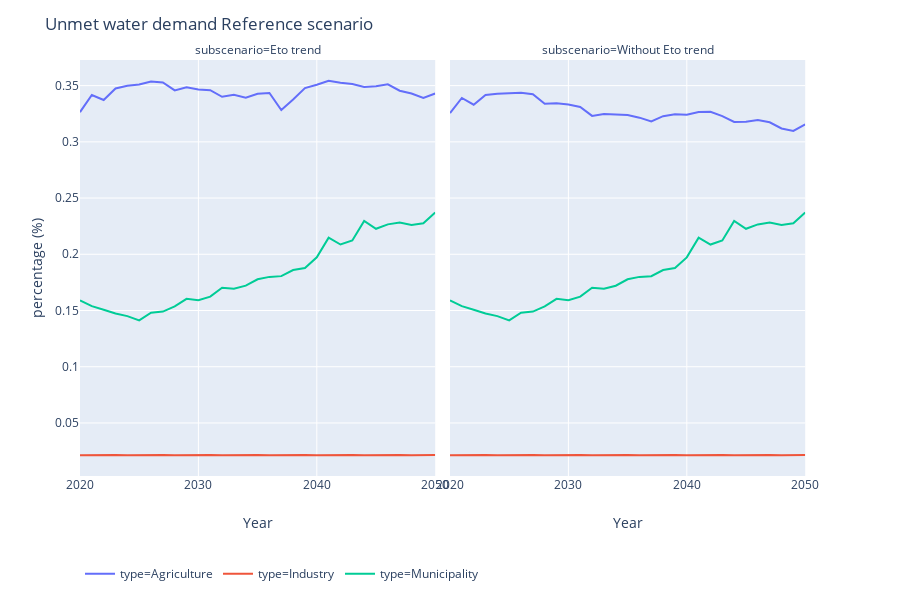

The cell this chart's notebook holds for it:
### Code cell
dff = df_all['Water_requirements']
dff_2 = df_all['Water_delivered']
dff = dff.groupby(['subscenario', 'scenario','type','Year']).sum()/1000000
dff_2 = dff_2.groupby(['subscenario', 'scenario','type','Year']).sum()/1000000

dff['water_delivered'] = dff.index.map(dff_2.value)

dff.reset_index(inplace=True)

dff['unmet_demand'] = (dff.value - dff.water_delivered) / dff.value

dff = dff.loc[dff.scenario=='Reference']

fig = px.line(dff, x="Year", y="unmet_demand", color='type', facet_col='subscenario')
fig.update_layout({'legend_orientation':'h'})
fig.update_layout({'title':'Unmet water demand Reference scenario','yaxis_title':'percentage (%)'})
fig.update_layout(legend=dict(x=0, y=-0.2))
fig.show()
fig.write_image('Unmet_demand.png', width=700, height=400, scale=4)

### Figure 1 — Plotly figure (JSON) as saved in the notebook; plotly's stock layout.template omitted (floating-point values rounded to 4 significant figures)
{"data": [{"hoverlabel": {"namelength": 0}, "hovertemplate": "type=Agriculture<br>subscenario=Eto trend<br>Year=%{x}<br>unmet_demand=%{y}", "legendgroup": "type=Agriculture", "line": {"color": "#636efa", "dash": "solid"}, "mode": "lines", "name": "type=Agriculture", "showlegend": true, "type": "scatter", "x": [2020, 2021, 2022, 2023, 2024, 2025, 2026, 2027, 2028, 2029, 2030, 2031, 2032, 2033, 2034, 2035, 2036, 2037, 2038, 2039, 2040, 2041, 2042, 2043, 2044, 2045, 2046, 2047, 2048, 2049, 2050], "xaxis": "x", "y": [0.3264, 0.3416, 0.3372, 0.3475, 0.3499, 0.351, 0.3537, 0.3528, 0.3457, 0.3485, 0.3466, 0.3459, 0.34, 0.3418, 0.3392, 0.3427, 0.3435, 0.3282, 0.3376, 0.3477, 0.3507, 0.3543, 0.3526, 0.3514, 0.3488, 0.3493, 0.3511, 0.3455, 0.343, 0.339, 0.343], "yaxis": "y"}, {"hoverlabel": {"namelength": 0}, "hovertemplate": "type=Agriculture<br>subscenario=Without Eto trend<br>Year=%{x}<br>unmet_demand=%{y}", "legendgroup": "type=Agriculture", "line": {"color": "#636efa", "dash": "solid"}, "mode": "lines", "name": "type=Agriculture", "showlegend": false, "type": "scatter", "x": [2020, 2021, 2022, 2023, 2024, 2025, 2026, 2027, 2028, 2029, 2030, 2031, 2032, 2033, 2034, 2035, 2036, 2037, 2038, 2039, 2040, 2041, 2042, 2043, 2044, 2045, 2046, 2047, 2048, 2049, 2050], "xaxis": "x2", "y": [0.3256, 0.339, 0.333, 0.3417, 0.3429, 0.3432, 0.3438, 0.3423, 0.3338, 0.3342, 0.3331, 0.331, 0.3231, 0.3248, 0.3241, 0.3238, 0.3215, 0.3182, 0.3228, 0.3246, 0.3242, 0.3266, 0.3268, 0.3229, 0.3176, 0.3178, 0.3193, 0.3174, 0.3119, 0.3097, 0.3156], "yaxis": "y2"}, {"hoverlabel": {"namelength": 0}, "hovertemplate": "type=Industry<br>subscenario=Eto trend<br>Year=%{x}<br>unmet_demand=%{y}", "legendgroup": "type=Industry", "line": {"color": "#EF553B", "dash": "solid"}, "mode": "lines", "name": "type=Industry", "showlegend": true, "type": "scatter", "x": [2020, 2021, 2022, 2023, 2024, 2025, 2026, 2027, 2028, 2029, 2030, 2031, 2032, 2033, 2034, 2035, 2036, 2037, 2038, 2039, 2040, 2041, 2042, 2043, 2044, 2045, 2046, 2047, 2048, 2049, 2050], "xaxis": "x", "y": [0.02131, 0.02152, 0.02152, 0.02152, 0.02131, 0.02152, 0.02152, 0.02152, 0.02131, 0.02152, 0.02152, 0.02152, 0.02131, 0.02152, 0.02152, 0.02152, 0.02131, 0.02152, 0.02152, 0.02152, 0.02131, 0.02152, 0.02152, 0.02152, 0.02131, 0.02152, 0.02152, 0.02152, 0.02131, 0.02152, 0.02152], "yaxis": "y"}, {"hoverlabel": {"namelength": 0}, "hovertemplate": "type=Industry<br>subscenario=Without Eto trend<br>Year=%{x}<br>unmet_demand=%{y}", "legendgroup": "type=Industry", "line": {"color": "#EF553B", "dash": "solid"}, "mode": "lines", "name": "type=Industry", "showlegend": false, "type": "scatter", "x": [2020, 2021, 2022, 2023, 2024, 2025, 2026, 2027, 2028, 2029, 2030, 2031, 2032, 2033, 2034, 2035, 2036, 2037, 2038, 2039, 2040, 2041, 2042, 2043, 2044, 2045, 2046, 2047, 2048, 2049, 2050], "xaxis": "x2", "y": [0.02131, 0.02152, 0.02152, 0.02152, 0.02131, 0.02152, 0.02152, 0.02152, 0.02131, 0.02152, 0.02152, 0.02152, 0.02131, 0.02152, 0.02152, 0.02152, 0.02131, 0.02152, 0.02152, 0.02152, 0.02131, 0.02152, 0.02152, 0.02152, 0.02131, 0.02152, 0.02152, 0.02152, 0.02131, 0.02152, 0.02152], "yaxis": "y2"}, {"hoverlabel": {"namelength": 0}, "hovertemplate": "type=Municipality<br>subscenario=Eto trend<br>Year=%{x}<br>unmet_demand=%{y}", "legendgroup": "type=Municipality", "line": {"color": "#00cc96", "dash": "solid"}, "mode": "lines", "name": "type=Municipality", "showlegend": true, "type": "scatter", "x": [2020, 2021, 2022, 2023, 2024, 2025, 2026, 2027, 2028, 2029, 2030, 2031, 2032, 2033, 2034, 2035, 2036, 2037, 2038, 2039, 2040, 2041, 2042, 2043, 2044, 2045, 2046, 2047, 2048, 2049, 2050], "xaxis": "x", "y": [0.1591, 0.1539, 0.1507, 0.1474, 0.145, 0.1412, 0.1481, 0.149, 0.1536, 0.1604, 0.1591, 0.1623, 0.1703, 0.1693, 0.1721, 0.1778, 0.1799, 0.1806, 0.186, 0.1877, 0.1973, 0.2148, 0.2087, 0.2123, 0.2296, 0.2227, 0.2266, 0.2282, 0.226, 0.2276, 0.2371], "yaxis": "y"}, {"hoverlabel": {"namelength": 0}, "hovertemplate": "type=Municipality<br>subscenario=Without Eto trend<br>Year=%{x}<br>unmet_demand=%{y}", "legendgroup": "type=Municipality", "line": {"color": "#00cc96", "dash": "solid"}, "mode": "lines", "name": "type=Municipality", "showlegend": false, "type": "scatter", "x": [2020, 2021, 2022, 2023, 2024, 2025, 2026, 2027, 2028, 2029, 2030, 2031, 2032, 2033, 2034, 2035, 2036, 2037, 2038, 2039, 2040, 2041, 2042, 2043, 2044, 2045, 2046, 2047, 2048, 2049, 2050], "xaxis": "x2", "y": [0.1591, 0.1539, 0.1507, 0.1474, 0.145, 0.1412, 0.1481, 0.149, 0.1536, 0.1604, 0.1591, 0.1623, 0.1703, 0.1693, 0.1721, 0.1778, 0.1799, 0.1806, 0.186, 0.1877, 0.1972, 0.2148, 0.2086, 0.2122, 0.2296, 0.2227, 0.2266, 0.2282, 0.226, 0.2275, 0.2371], "yaxis": "y2"}], "layout": {"annotations": [{"font": {}, "showarrow": false, "text": "subscenario=Eto trend", "x": 0.24, "xanchor": "center", "xref": "paper", "y": 1, "yanchor": "bottom", "yref": "paper"}, {"font": {}, "showarrow": false, "text": "subscenario=Without Eto trend", "x": 0.74, "xanchor": "center", "xref": "paper", "y": 1, "yanchor": "bottom", "yref": "paper"}], "height": 600, "legend": {"orientation": "h", "tracegroupgap": 0, "x": 0, "y": -0.2}, "margin": {"t": 60}, "title": {"text": "Unmet water demand Reference scenario"}, "xaxis": {"anchor": "y", "domain": [0, 0.48], "title": {"text": "Year"}}, "xaxis2": {"anchor": "y2", "domain": [0.5, 0.98], "matches": "x", "title": {"text": "Year"}}, "yaxis": {"anchor": "x", "domain": [0, 1], "title": {"text": "percentage (%)"}}, "yaxis2": {"anchor": "x2", "domain": [0, 1], "matches": "y", "showticklabels": false}}}
